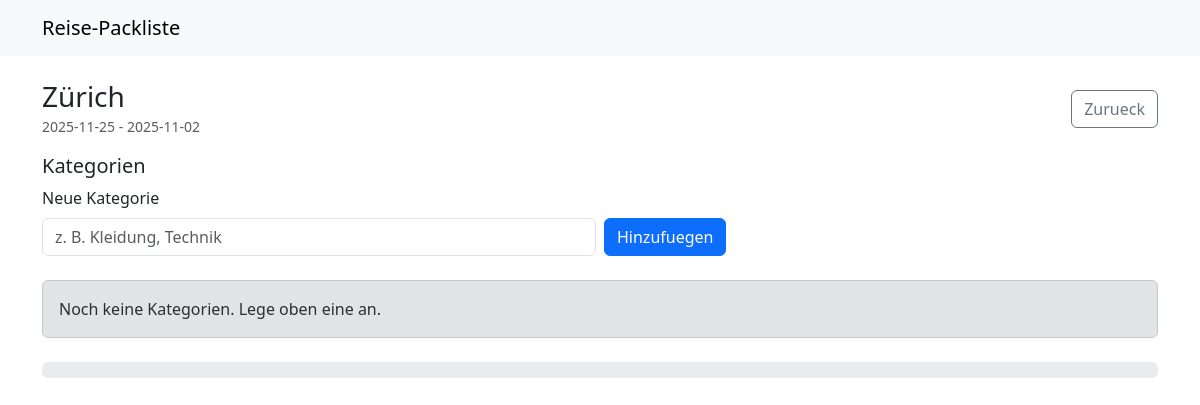
/reise/12, run on the app's committed database.
### main.py (models this page shows)
class BaseModel(Model):
    class Meta:
        database = db

class ReiseModel(BaseModel):
    class Meta:
        table_name = "reisen"
    id = AutoField()
    name = CharField(max_length=200)
    startdatum = DateField()
    enddatum = DateField()
    beschreibung = TextField(default="")
    def fortschritt_berechnen(self) -> float:
        total = sum(len(k.gegenstaende) for k in self.kategorien)
        if total == 0:
            return 0.0
        gepackt = sum(
            sum(1 for g in k.gegenstaende if g.gepackt) for k in self.kategorien
        )
        return round(gepackt / total * 100.0, 2)

### main.py (the view)
@app.get("/reise/<int:reise_id>")
def reise_detail(reise_id: int):
    r = ReiseModel.get_or_none(ReiseModel.id == reise_id)
    if not r:
        abort(404)
    return render_template("reise_detail.html", reise_id=reise_id, reise=r)

### main.py (called while the page is built)
@app.before_request
def _db_connect():
    if db.is_closed():
        db.connect(reuse_if_open=True)

@app.teardown_request
def _db_close(exception=None):
    if not db.is_closed():
        db.close()

### templates/reise_detail.html (shortened to what this page needs)
{% extends 'base.html' %}
{% block content %}
<div class="d-flex justify-content-between align-items-center mb-3">
  <div>
    <h1 class="h3 mb-0">{{ reise.name }}</h1>
    <small class="text-muted">{{ reise.startdatum }} - {{ reise.enddatum }}</small>
  </div>
  <a href="{{ url_for('index') }}" class="btn btn-outline-secondary">Zurueck</a>
  </div>
<div class="mb-4">
  <h2 class="h5">Kategorien</h2>
  <form method="post" action="{{ url_for('kategorie_hinzufuegen', reise_id=reise_id) }}" class="row g-2 align-items-end">
    <div class="col-md-6">
      <label for="kategorie_name" class="form-label">Neue Kategorie</label>
      <input type="text" class="form-control" id="kategorie_name" name="kategorie_name" placeholder="z. B. Kleidung, Technik" />
    </div>
    <div class="col-auto">
      <button class="btn btn-primary" type="submit">Hinzufuegen</button>
    </div>
  </form>
</div>
{% if reise.kategorien %}
  {% for kat in reise.kategorien %}
    {% set kat_index = loop.index0 %}
    <div class="card mb-3">
      <div class="card-body">
        <div class="d-flex justify-content-between align-items-center mb-2">
          <h3 class="h6 mb-0">{{ kat.name }}</h3>
          <small class="text-muted">{{ kat.anzahl_gepackt() }}/{{ kat.anzahl_gesamt() }} gepackt</small>
        </div>
        {% if kat.gegenstaende %}
          <ul class="list-group mb-3">
            {% for g in kat.gegenstaende %}
              <li class="list-group-item d-flex justify-content-between align-items-center">
                <div>
                  <form method="post" action="{{ url_for('toggle_gepackt', reise_id=reise_id, kat_index=kat_index, item_index=loop.index0) }}" class="d-inline">
                    <button class="btn btn-sm {{ 'btn-success' if g.gepackt else 'btn-outline-secondary' }}" type="submit" title="Gepackt umschalten">{{ '&#10003;'|safe if g.gepackt else '&#9675;'|safe }}</button>
                  </form>
                  <span class="ms-2">{{ g.name }}</span>
                </div>
                <span class="badge text-bg-secondary">x{{ g.menge }}</span>
              </li>
            {% endfor %}
          </ul>
        {% else %}
          <div class="text-muted mb-3">Noch keine Gegenstaende</div>
        {% endif %}
        <form class="row g-2" method="post" action="{{ url_for('gegenstand_hinzufuegen', reise_id=reise_id) }}">
          <input type="hidden" name="kategorie_index" value="{{ loop.index0 }}" />
          <div class="col-md-6">
            <label class="form-label" for="gegenstand_name_{{ loop.index0 }}">Gegenstand</label>
            <input class="form-control" id="gegenstand_name_{{ loop.index0 }}" name="gegenstand_name" placeholder="z. B. T-Shirt" />
          </div>
          <div class="col-md-2">
            <label class="form-label" for="menge_{{ loop.index0 }}">Menge</label>
            <input class="form-control" id="menge_{{ loop.index0 }}" name="menge" type="number" min="1" value="1" />
          </div>
          <div class="col-auto align-self-end">
            <button class="btn btn-outline-primary" type="submit">Hinzufuegen</button>
          </div>
        </form>
      </div>
    </div>
  {% endfor %}
{% else %}
  <div class="alert alert-secondary">Noch keine Kategorien. Lege oben eine an.</div>
{% endif %}
<div class="mt-4">
  <div class="progress" role="progressbar" aria-valuenow="{{ reise.fortschritt_berechnen() }}" aria-valuemin="0" aria-valuemax="100">
  </div>
  </div>
{% endblock %}

### data on the page
ReiseModel: name "Zürich", startdatum "2025-11-25", enddatum "2025-11-02"
